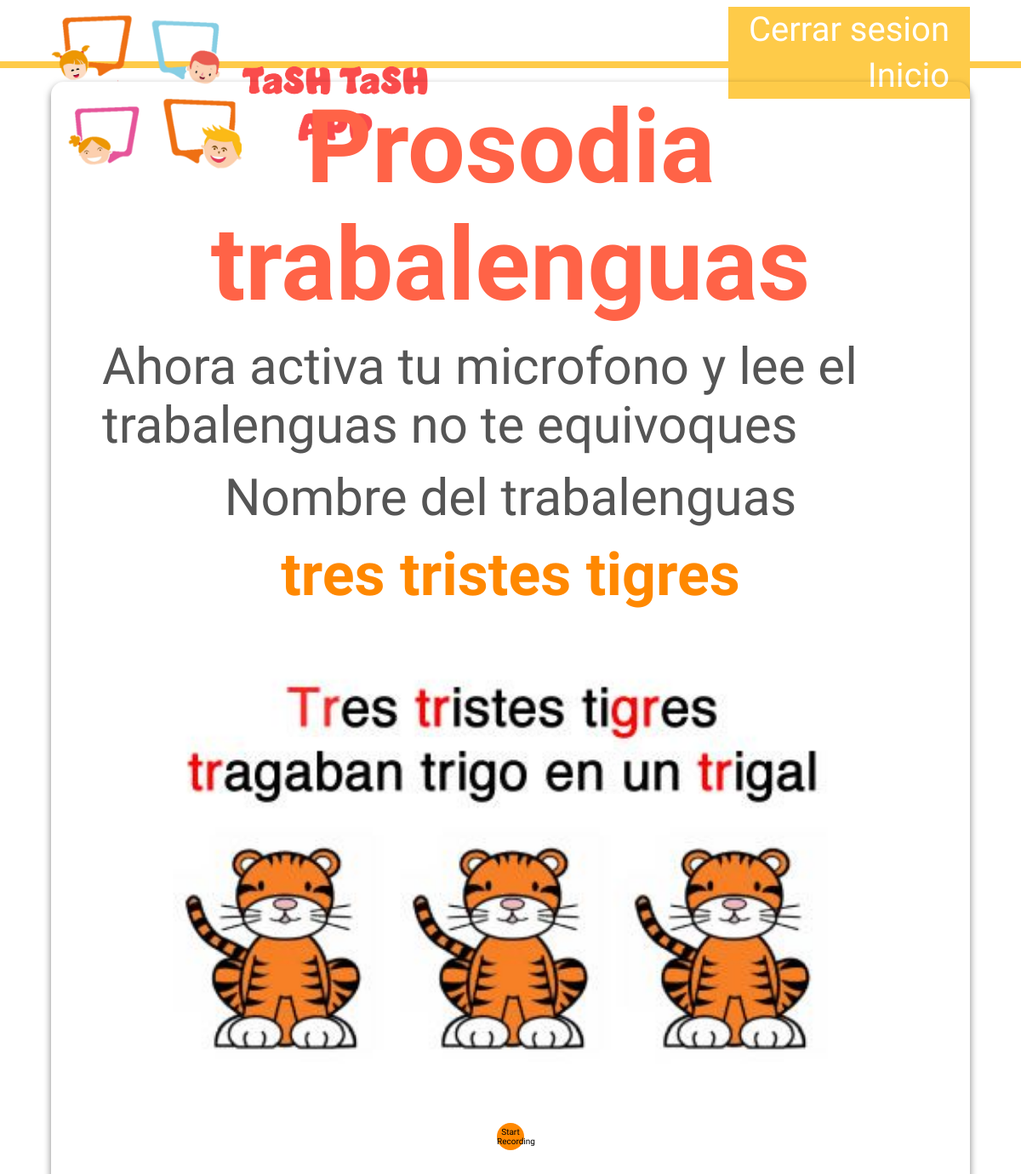
The app's page /prosodia/prosodia_trabalenguas/ (signed in) with its own data.
### prosodia/models.py (models this page shows, shortened)
class Prosodia_trabalenguas_info(models.Model):
    nombre= models.TextField(max_length=100, verbose_name="nombre")
    imagen = models.ImageField(upload_to='fotos/', null=False, verbose_name="imagen")
    transcripcion_trabalenguas = models.TextField(max_length= 300, verbose_name="transcripcion")

### prosodia/views.py (the view, shortened to what this page needs)
class ProsodiaTrabalenguasAPIView(APIView):
    permission_classes = [IsAuthenticated]
    def __init__(self, **kwargs):
        super().__init__(**kwargs)
        longitud = Prosodia_trabalenguas_info.objects.count()
        modulo_seleccionado = random.randint(1, longitud)
        self.queryset = Prosodia_trabalenguas_info.objects.all()[modulo_seleccionado-1:modulo_seleccionado]
    def get(self, request, format=None):
        context = {
            'instrucciones': self.queryset
        }
        return render(request, 'prosodia/prosodia_trabalenguas.html', context)

### prosodia/templates/prosodia/prosodia_trabalenguas.html (shortened to what this page needs)
{% extends "base.html" %}
{% load static %}
{% block extra_styles %}
    <link rel="stylesheet" href="{% static 'prosodia/css/style_prosodia_trabalenguas.css' %}">
{% endblock extra_styles %}
{% block content %}
<div class="content">
<h2>Prosodia trabalenguas</h2>
<p>Ahora activa tu microfono y lee el trabalenguas no te equivoques</p>
{% for instruccion in instrucciones %}
    <p>Nombre del trabalenguas</p>
    <h3>{{instruccion.nombre}}</h3>
    <img src="{{instruccion.imagen.url}}" alt="imagen trabalenguas">
    <button id="recordButton_1" class="mic-button">Start Recording</button>
{% endfor %}
</div>
{% endblock content %}

### static/css/base.css (style rules this page uses)
:root { --color-titulo: #ff6347; --color-subtitulo: #ff8800; --color-parrafo: #555; --color-destacado: #ff0015; --font-size-titulo: 12rem; --font-size-subtitulo: 7rem; --font-size-parrafo: 6rem; --font-size-destacado: 8rem; }
* { margin: 0; padding: 0; box-sizing: border-box; font-family: "Concert One", cursive; }
html { font-size: 62.5%; }
.content { width: 90vw; border-radius: 15px; margin-top: 2vh; padding: 1vh 5vw; box-shadow: 0 4px 8px rgba(0, 0, 0, 0.5); display: flex; flex-direction: column; align-items: center; justify-content: space-evenly; }

### prosodia/static/prosodia/css/style_prosodia_trabalenguas.css (style rules this page uses)
.content * { margin-bottom: 2vh; }
h2 { color: var(--color-titulo); font-size: var(--font-size-titulo); text-align: center; }
p { color: var(--color-parrafo); font-size: var(--font-size-parrafo);; }
h3 { color: var(--color-subtitulo); font-size: var(--font-size-subtitulo); text-align: center; }
.content img { width: 80vw; }
.mic-button { height: 4vh; width: 4vh; background-color: var(--color-subtitulo); border: rgb(0, 0, 0); cursor: pointer; border-radius: 50%; }

### records on screen
Prosodia_trabalenguas_info: nombre "tres tristes tigres", imagen (picture)
